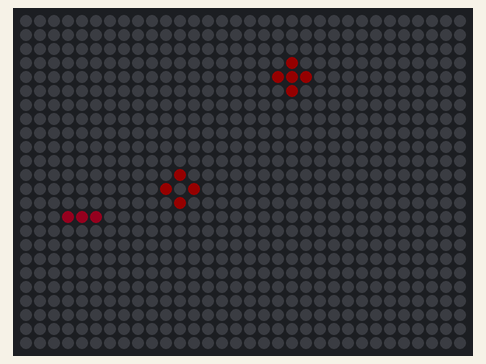
This sketch was run on a simulated Arduino Uno, built with avr-gcc and run on an emulated ATmega328P. On the bench: 32×24 RGB LED matrix (first LED top left, wired row by row). Dim RGB values are drawn brighter than linear; random numbers use the default seed unless the sketch sets one.

Above: at 0.39 s.
At 4.44 s:
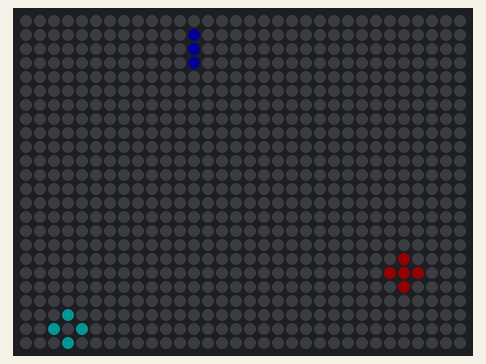
At 8.49 s:
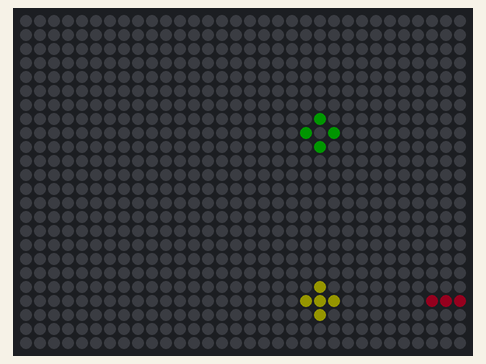
At 16.59 s:
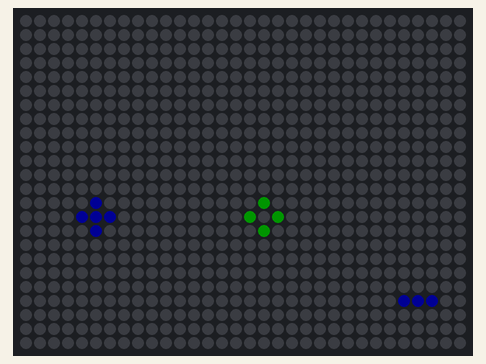
At 24.68 s:
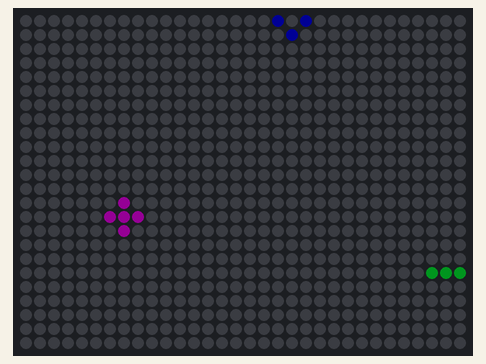
At 32.7 s:
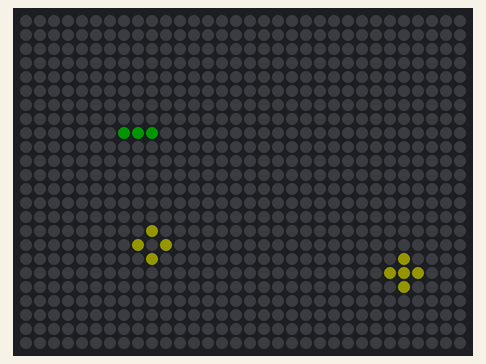

The sketch:

spriner_code.ino
```cpp
//A spinning light on a pixel addressable LED matrix
//and three 256-pixel WS2812 addressable LED arrays like the ones available at:
//https://www.smart-prototyping.com/WS2812B-flexible-LED-matrix-8x32 or https://www.amazon.com/BTF-LIGHTING-Individual-Addressable-Flexible-Controllers/dp/B088BTXHRG/ref=sr_1_5?dchild=1&keywords=LED%2BArray&qid=1610822861&sr=8-5&th=1
//Written by William Lemon
//Do with it as you will, but I wouldn't recommend running a nuclear power plant, avionics package, or life support system using this code.
//If things go sideways (for instance, if you try to power your LEDs from an inappropriate source and that source catches on fire) I accept no responsibility.

//Requires installation of the Adafruit_GFX, Adafruit_NeoMatrix, and Adafruit_NeoPixel libraries.
//https://github.com/adafruit/Adafruit-GFX-Library
//https://github.com/adafruit/Adafruit_NeoMatrix
//https://github.com/adafruit/Adafruit_NeoPixel

//Note:
//An Arduino Uno won't cut it for this sketch, or for driving 768 WS2812s in general. This has been tested and works with NodeMCU.

#include <Adafruit_GFX.h>
#include <Adafruit_NeoMatrix.h>
#include <Adafruit_NeoPixel.h>
#include "BallBounce.h"
#ifndef PSTR
#define PSTR // Make Arduino Due happy
#endif

#define PIN 0 //Pin D3 on the NodeMCU
#define FRAMERATE 5

static int frameInterval = 1000 / FRAMERATE;
long nextFrame = 0;
boolean runAsFastAsYouCan = false;

uint16_t range = 0;

// The following matrix declaration information is copied from Adafruit's NeoMatrix tiletest example:
//
// MATRIX DECLARATION:
// Parameter 1 = width of EACH NEOPIXEL MATRIX (not total display)
// Parameter 2 = height of each matrix
// Parameter 3 = number of matrices arranged horizontally
// Parameter 4 = number of matrices arranged vertically
// Parameter 5 = pin number (most are valid)
// Parameter 6 = matrix layout flags, add together as needed:
//   NEO_MATRIX_TOP, NEO_MATRIX_BOTTOM, NEO_MATRIX_LEFT, NEO_MATRIX_RIGHT:
//     Position of the FIRST LED in the FIRST MATRIX; pick two, e.g.
//     NEO_MATRIX_TOP + NEO_MATRIX_LEFT for the top-left corner.
//   NEO_MATRIX_ROWS, NEO_MATRIX_COLUMNS: LEDs WITHIN EACH MATRIX are
//     arranged in horizontal rows or in vertical columns, respectively;
//     pick one or the other.
//   NEO_MATRIX_PROGRESSIVE, NEO_MATRIX_ZIGZAG: all rows/columns WITHIN
//     EACH MATRIX proceed in the same order, or alternate lines reverse
//     direction; pick one.
//   NEO_TILE_TOP, NEO_TILE_BOTTOM, NEO_TILE_LEFT, NEO_TILE_RIGHT:
//     Position of the FIRST MATRIX (tile) in the OVERALL DISPLAY; pick
//     two, e.g. NEO_TILE_TOP + NEO_TILE_LEFT for the top-left corner.
//   NEO_TILE_ROWS, NEO_TILE_COLUMNS: the matrices in the OVERALL DISPLAY
//     are arranged in horizontal rows or in vertical columns, respectively;
//     pick one or the other.
//   NEO_TILE_PROGRESSIVE, NEO_TILE_ZIGZAG: the ROWS/COLUMS OF MATRICES
//     (tiles) in the OVERALL DISPLAY proceed in the same order for every
//     line, or alternate lines reverse direction; pick one.  When using
//     zig-zag order, the orientation of the matrices in alternate rows
//     will be rotated 180 degrees (this is normal -- simplifies wiring).
//   See example below for these values in action.
// Parameter 7 = pixel type flags, add together as needed:
//   NEO_RGB     Pixels are wired for RGB bitstream (v1 pixels)
//   NEO_GRB     Pixels are wired for GRB bitstream (v2 pixels)
//   NEO_KHZ400  400 KHz bitstream (e.g. FLORA v1 pixels)
//   NEO_KHZ800  800 KHz bitstream (e.g. High Density LED strip)

// Example with three 10x8 matrices (created using NeoPixel flex strip --
// these grids are not a ready-made product).  In this application we'di
// like to arrange the three matrices side-by-side in a wide display.
// The first matrix (tile) will be at the left, and the first pixel within
// that matrix is at the top left.  The matrices use zig-zag line ordering.
// There's only one row here, so it doesn't matter if we declare it in row
// or column order.  The matrices use 800 KHz (v2) pixels that expect GRB
// color data.

Adafruit_NeoMatrix matrix = Adafruit_NeoMatrix(32, 8, 1, 3, PIN,
                            NEO_TILE_TOP   + NEO_TILE_LEFT   + NEO_TILE_ROWS   + NEO_TILE_ZIGZAG +
                            NEO_MATRIX_TOP + NEO_MATRIX_LEFT + NEO_MATRIX_COLUMNS + NEO_MATRIX_ZIGZAG,
                            NEO_GRB + NEO_KHZ800);

uint16_t textColor = matrix.Color(0, 255, 0);

Ball* ball = new Ball(5,15,1);
Ball* ball2 = new Ball(20,5,2);
Ball* ball3 = new Ball(12,13,3);

BallLight* game = new BallLight(&matrix, ball, ball2, ball3, FRAMERATE);


void setup() {
  Serial.begin(115200);

  matrix.begin();
  matrix.setTextWrap(false);
  matrix.setBrightness(20);
  matrix.setTextColor(textColor);

  nextFrame = millis() + frameInterval;

}

int cursorX    = matrix.width();

int x0 = 16;
int r = 10;


void loop() {

  if (runAsFastAsYouCan || millis() >= nextFrame) {
    if (!runAsFastAsYouCan) {
      if (millis() - nextFrame <= frameInterval) nextFrame = millis() + frameInterval;
      else{
        runAsFastAsYouCan = true;
        Serial.println("Game logic and display cycle exceeds frameInterval.");
        Serial.println("Switching to uncapped framerate.");
      }
    }
    matrix.fillScreen(0);
    nextFrame = game->updateBallLight();
    matrix.show();

  }
}
```

BallBounce.h
```cpp
#ifndef BallBounce_h
#define BallBounce.h
#endif
#if ARDUINO >= 100
#include <Arduino.h>
#else
#include <WProgram.h>
#include <pins_arduino.h>
#include "BallBounce.h"
#endif

class Ball {

  public:


    Ball(int startX, int startY, int type);
    int vX = -1;
    int vY = -1;
    int x = 0;
    int y = 0;
    int ballType = 1;
    void deflect();
    Adafruit_NeoMatrix* neonMatrix;
    int dir = 0;
    int colorCircle = 0;
    int diffRow1;
    int diffCol1;
    int diffRow2;
    int diffCol2;
    int diffRow3;
    int diffCol3;
    int diffRow4;
    int diffCol4;

};


class BallLight {

  public:

    BallLight(Adafruit_NeoMatrix *thisMatrix, Ball *pBall1, Ball *pBall2, Ball *pBall3, int interval);
    Adafruit_NeoMatrix* neonMatrix;
    int updateBallLight();
    uint8_t numPlayers;
    Ball* ball1;
    Ball* ball2;
    Ball* ball3;
    void updateBall(Ball* pBall);
    void drawBall(Ball* pBall);
    int frameInterval;
    long nextFrame = 0;
};
```

Source omitted: BallBounce.cpp (15236 bytes)
